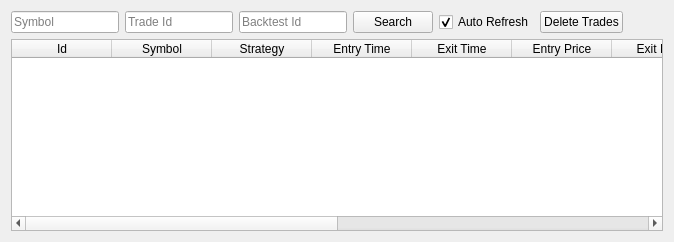
        <widget class="QWidget" name="tabTradeHistory">
         <property name="styleSheet">
          <string notr="true"/>
         </property>
         <attribute name="title">
          <string>Trade History</string>
         </attribute>
         <layout class="QGridLayout" name="gridLayout_26">
          <item row="0" column="0">
           <layout class="QHBoxLayout" name="horizontalLayout_2">
            <item>
             <widget class="QLineEdit" name="txtSymbolTradeHistory">
              <property name="sizePolicy">
               <sizepolicy hsizetype="Fixed" vsizetype="Fixed">
                <horstretch>0</horstretch>
                <verstretch>0</verstretch>
               </sizepolicy>
              </property>
              <property name="styleSheet">
               <string notr="true"/>
              </property>
              <property name="placeholderText">
               <string>Symbol</string>
              </property>
             </widget>
            </item>
            <item>
             <widget class="QLineEdit" name="txtTradeIdTradeHistory">
              <property name="sizePolicy">
               <sizepolicy hsizetype="Fixed" vsizetype="Fixed">
                <horstretch>0</horstretch>
                <verstretch>0</verstretch>
               </sizepolicy>
              </property>
              <property name="styleSheet">
               <string notr="true"/>
              </property>
              <property name="placeholderText">
               <string>Trade Id</string>
              </property>
             </widget>
            </item>
            <item>
             <widget class="QLineEdit" name="txtBacktestIdTradeHistory">
              <property name="sizePolicy">
               <sizepolicy hsizetype="Fixed" vsizetype="Fixed">
                <horstretch>0</horstretch>
                <verstretch>0</verstretch>
               </sizepolicy>
              </property>
              <property name="styleSheet">
               <string notr="true"/>
              </property>
              <property name="placeholderText">
               <string>Backtest Id</string>
              </property>
             </widget>
            </item>
            <item>
             <widget class="QPushButton" name="btnSearchTradeHistory">
              <property name="styleSheet">
               <string notr="true"/>
              </property>
              <property name="text">
               <string>Search</string>
              </property>
             </widget>
            </item>
            <item>
             <widget class="QCheckBox" name="chkAutoRefreshTradeHistory">
              <property name="styleSheet">
               <string notr="true"/>
              </property>
              <property name="text">
               <string>Auto Refresh</string>
              </property>
              <property name="checked">
               <bool>true</bool>
              </property>
             </widget>
            </item>
            <item>
             <widget class="QPushButton" name="btnTruncateTrade">
              <property name="styleSheet">
               <string notr="true"/>
              </property>
              <property name="text">
               <string>Delete Trades</string>
              </property>
             </widget>
            </item>
            <item>
             <spacer name="horizontalSpacer_2">
              <property name="orientation">
               <enum>Qt::Horizontal</enum>
              </property>
              <property name="sizeHint" stdset="0">
               <size>
                <width>40</width>
                <height>20</height>
               </size>
              </property>
             </spacer>
            </item>
           </layout>
          </item>
          <item row="1" column="0">
           <widget class="QTableWidget" name="tblClosedTrades">
            <property name="enabled">
             <bool>true</bool>
            </property>
            <property name="styleSheet">
             <string notr="true"/>
            </property>
            <property name="alternatingRowColors">
             <bool>true</bool>
            </property>
            <property name="sortingEnabled">
             <bool>true</bool>
            </property>
            <attribute name="verticalHeaderVisible">
             <bool>false</bool>
            </attribute>
            <column>
             <property name="text">
              <string>Id</string>
             </property>
            </column>
            <column>
             <property name="text">
              <string>Symbol</string>
             </property>
            </column>
            <column>
             <property name="text">
              <string>Strategy</string>
             </property>
            </column>
            <column>
             <property name="text">
              <string>Entry Time</string>
             </property>
            </column>
            <column>
             <property name="text">
              <string>Exit Time</string>
             </property>
            </column>
            <column>
             <property name="text">
              <string>Entry Price</string>
             </property>
            </column>
            <column>
             <property name="text">
              <string>Exit Price</string>
             </property>
            </column>
            <column>
             <property name="text">
              <string>Target Price</string>
             </property>
            </column>
            <column>
             <property name="text">
              <string>Base Amount</string>
             </property>
            </column>
            <column>
             <property name="text">
              <string>Quote Amount</string>
             </property>
            </column>
            <column>
             <property name="text">
              <string>PL</string>
             </property>
            </column>
            <column>
             <property name="text">
              <string>PL%</string>
             </property>
            </column>
           </widget>
          </item>
         </layout>
        </widget>
